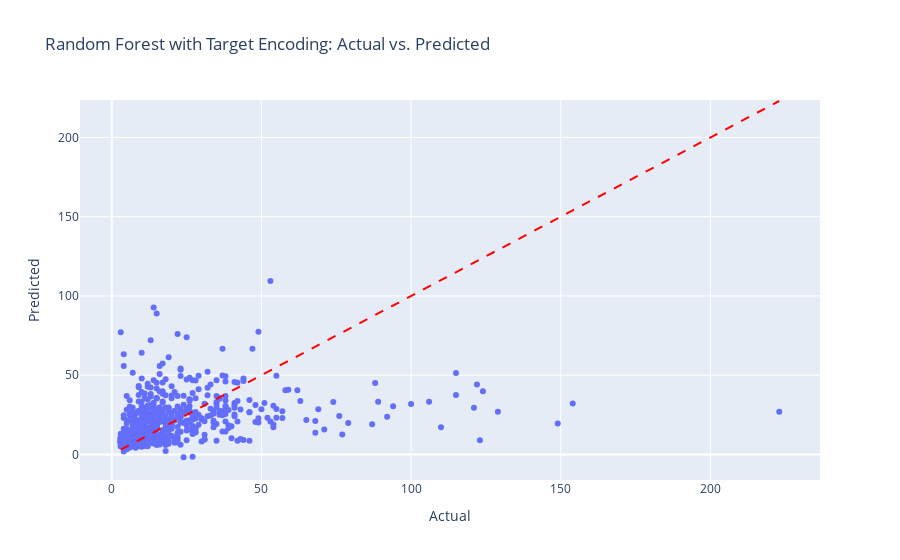

The cell this chart's notebook holds for it:
### Markdown cell above
## GradientBoostingRegressor

### Code cell
# Define and train ExtraTrees model
model_gb = GradientBoostingRegressor(n_estimators=200, random_state=42)
model_gb.fit(X_train_imputed, y_train)

# Evaluate on validation data
y_val_pred_gb = model_gb.predict(X_val_imputed)
rmse_val_gb = (root_mean_squared_error(y_val, y_val_pred_gb))
print(f"RMSE on Validation Set (ExtraTrees): {rmse_val_gb:.3f}")
plot_actual_vs_pred(y_val, y_val_pred_gb, "Random Forest with Target Encoding")

### Figure 1 — Plotly figure (JSON) as saved in the notebook; plotly's stock layout.template omitted (floating-point values rounded to 4 significant figures; data arrays with more than 128 entries replaced by an {"elided": "..."} marker saying what was removed)
{"data": [{"hovertemplate": "Actual=%{x}<br>Predicted=%{y}<extra></extra>", "legendgroup": "", "marker": {"color": "#636efa", "symbol": "circle"}, "mode": "markers", "name": "", "orientation": "v", "showlegend": false, "type": "scatter", "x": {"elided": "855 int values"}, "xaxis": "x", "y": {"elided": "855 float values"}, "yaxis": "y"}], "layout": {"legend": {"tracegroupgap": 0}, "shapes": [{"line": {"color": "Red", "dash": "dash"}, "type": "line", "x0": 3, "x1": 223, "y0": 3, "y1": 223}], "title": {"text": "Random Forest with Target Encoding: Actual vs. Predicted"}, "xaxis": {"anchor": "y", "domain": [0, 1], "title": {"text": "Actual"}}, "yaxis": {"anchor": "x", "domain": [0, 1], "title": {"text": "Predicted"}}}}
